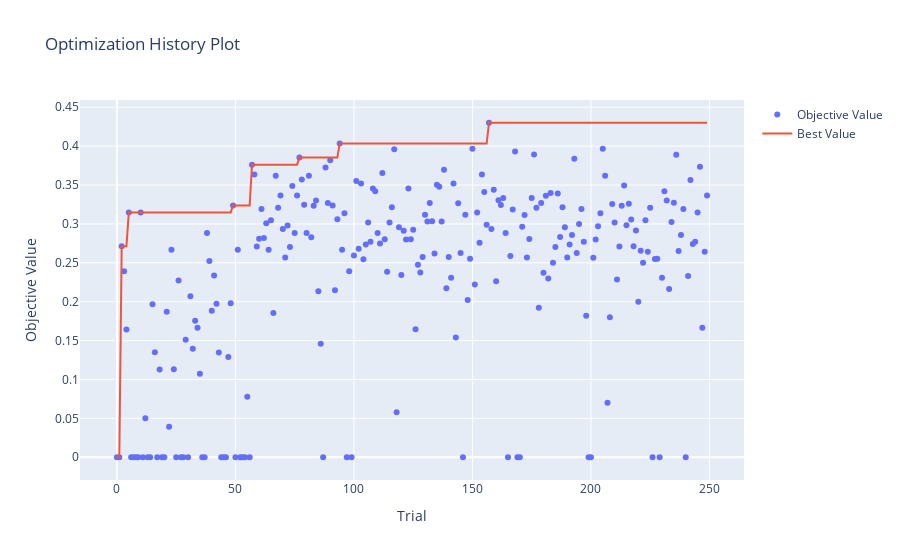

The notebook cell saved with this chart:
### Code cell
# Visualizar el historial de optimización
plot_optimization_history(study)

### Figure 1 — Plotly figure (JSON) as saved in the notebook; plotly's stock layout.template omitted (floating-point values rounded to 4 significant figures; data arrays with more than 128 entries replaced by an {"elided": "..."} marker saying what was removed)
{"data": [{"mode": "markers", "name": "Objective Value", "type": "scatter", "x": {"elided": "250 int values"}, "y": {"elided": "250 float values"}}, {"mode": "lines", "name": "Best Value", "type": "scatter", "x": {"elided": "250 int values"}, "y": {"elided": "250 float values"}}, {"marker": {"color": "#cccccc"}, "mode": "markers", "name": "Infeasible Trial", "showlegend": false, "type": "scatter", "x": [], "y": []}], "layout": {"title": {"text": "Optimization History Plot"}, "xaxis": {"title": {"text": "Trial"}}, "yaxis": {"title": {"text": "Objective Value"}}}}
